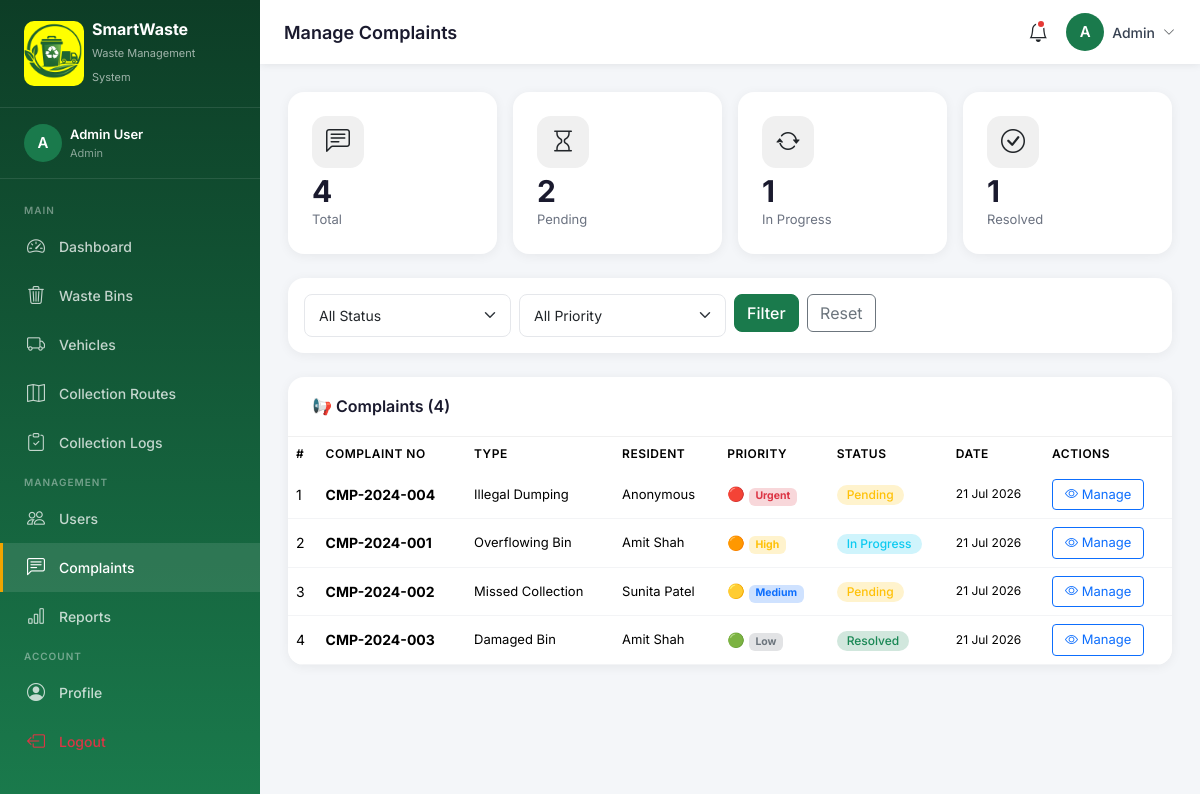
/admin/complaints.php (signed in), run on the app's committed database.
### tables this page shows
CREATE TABLE IF NOT EXISTS complaints (
    id INT AUTO_INCREMENT PRIMARY KEY,
    complaint_no VARCHAR(20) NOT NULL UNIQUE,
    resident_id INT,
    resident_name VARCHAR(100),
    resident_email VARCHAR(100),
    resident_phone VARCHAR(20),
    complaint_type ENUM('missed_collection', 'overflowing_bin', 'damaged_bin', 'odor', 'illegal_dumping', 'other') DEFAULT 'other',
    bin_id INT,
    location TEXT,
    description TEXT NOT NULL,
    priority ENUM('low', 'medium', 'high', 'urgent') DEFAULT 'medium',
    status ENUM('pending', 'in_progress', 'resolved', 'closed', 'rejected') DEFAULT 'pending',
    assigned_to INT,
    resolution_notes TEXT,
    resolved_at DATETIME,
    created_at TIMESTAMP DEFAULT CURRENT_TIMESTAMP,
    updated_at TIMESTAMP DEFAULT CURRENT_TIMESTAMP ON UPDATE CURRENT_TIMESTAMP,
    FOREIGN KEY (resident_id) REFERENCES users(id) ON DELETE SET NULL,
    FOREIGN KEY (bin_id) REFERENCES waste_bins(id) ON DELETE SET NULL,
    FOREIGN KEY (assigned_to) REFERENCES users(id) ON DELETE SET NULL
);

### admin/complaints.php (the view, shortened to what this page needs)
<?php
require_once '../includes/config.php';
$where = '1=1';
$complaints = $conn->query("
    SELECT c.*, u.full_name as assigned_name
    FROM complaints c
    LEFT JOIN users u ON c.assigned_to=u.id
    WHERE $where
    ORDER BY
        FIELD(c.priority,'urgent','high','medium','low'),
        c.created_at DESC
")->fetch_all(MYSQLI_ASSOC);
$collectors = $conn->query("SELECT id, full_name FROM users WHERE role IN ('collector','admin') AND status='active'")->fetch_all(MYSQLI_ASSOC);
include '../includes/header.php';
include '../includes/sidebar.php';
include '../includes/topbar.php';
?>
<div class="main-content">
<div class="content-area">
<div class="row g-3 mb-4">
    <?php
    $cStats = [
        ['label'=>'Total','icon'=>'chat-left-text','color'=>'primary','q'=>"SELECT COUNT(*) as c FROM complaints"],
        ['label'=>'Pending','icon'=>'hourglass','color'=>'warning','q'=>"SELECT COUNT(*) as c FROM complaints WHERE status='pending'"],
        ['label'=>'In Progress','icon'=>'arrow-repeat','color'=>'info','q'=>"SELECT COUNT(*) as c FROM complaints WHERE status='in_progress'"],
        ['label'=>'Resolved','icon'=>'check-circle','color'=>'success','q'=>"SELECT COUNT(*) as c FROM complaints WHERE status='resolved'"],
    ];
    foreach ($cStats as $cs):
        $cnt = $conn->query($cs['q'])->fetch_assoc()['c'];
    ?>
    <div class="col-6 col-md-3">
        <div class="stat-card">
            <div class="stat-icon mb-2" style="background:#f0f0f0"><i class="bi bi-<?= $cs['icon'] ?>"></i></div>
            <div class="stat-value"><?= $cnt ?></div>
            <div class="stat-label"><?= $cs['label'] ?></div>
        </div>
    </div>
    <?php endforeach; ?>
</div>
<div class="content-card p-3 mb-4">
    <form method="GET" class="row g-2">
        <div class="col-md-3">
            <select name="status" class="form-select">
                <option value="">All Status</option>
            </select>
        </div>
        <div class="col-md-3">
            <select name="priority" class="form-select">
                <option value="">All Priority</option>
            </select>
        </div>
        <div class="col-auto">
            <button class="btn btn-primary">Filter</button>
            <a href="complaints.php" class="btn btn-outline-secondary ms-1">Reset</a>
        </div>
    </form>
</div>
<div class="data-table">
    <div class="table-header">
        <h6>📢 Complaints (<?= count($complaints) ?>)</h6>
    </div>
    <div style="overflow-x:auto">
        <table class="table mb-0">
            <thead>
                <tr><th>#</th><th>Complaint No</th><th>Type</th><th>Resident</th><th>Priority</th><th>Status</th><th>Date</th><th>Actions</th></tr>
            </thead>
            <tbody>
                <?php foreach ($complaints as $i => $c):
                    $sc = ['pending'=>'warning','in_progress'=>'info','resolved'=>'success','closed'=>'secondary','rejected'=>'danger'];
                    $pc = ['low'=>'secondary','medium'=>'primary','high'=>'warning','urgent'=>'danger'];
                    $pEmoji = ['low'=>'🟢','medium'=>'🟡','high'=>'🟠','urgent'=>'🔴'];
                ?>
                <tr>
                    <td><?= $i+1 ?></td>
                    <td><strong><?= $c['complaint_no'] ?></strong></td>
                    <td style="font-size:13px"><?= ucwords(str_replace('_',' ',$c['complaint_type'])) ?></td>
                    <td style="font-size:13px"><?= htmlspecialchars($c['resident_name']) ?></td>
                    <td><?= $pEmoji[$c['priority']] ?> <span class="badge bg-<?= $pc[$c['priority']] ?>-subtle text-<?= $pc[$c['priority']] ?>"><?= ucfirst($c['priority']) ?></span></td>
                    <td><span class="badge bg-<?= $sc[$c['status']] ?>-subtle text-<?= $sc[$c['status']] ?> status-badge"><?= ucwords(str_replace('_',' ',$c['status'])) ?></span></td>
                    <td style="font-size:12px"><?= date('d M Y', strtotime($c['created_at'])) ?></td>
                    <td>
                        <button class="btn btn-sm btn-outline-primary" onclick='viewComplaint(<?= json_encode($c) ?>, <?= json_encode($collectors) ?>)'>
                            <i class="bi bi-eye"></i> Manage
                        </button>
                    </td>
                </tr>
                <?php endforeach; ?>
            </tbody>
        </table>
    </div>
</div>
</div>
</div>
<?php include '../includes/footer.php'; ?>

### includes/header.php (style rules this page uses)
:root { --primary: #1a7a4c; --primary-dark: #145c39; --primary-light: #e8f5ee; --secondary: #f0a500; --danger: #e53935; --sidebar-width: 260px; --header-height: 64px; }
* { font-family: 'Inter', sans-serif; }
body { background: #f4f6f9; }
.main-content { margin-left: var(--sidebar-width); padding-top: var(--header-height); min-height: 100vh; }
.content-area { padding: 28px 28px; }
.stat-card { background: #fff; border-radius: 16px; padding: 24px; box-shadow: 0 2px 12px rgba(0,0,0,0.06); border: none; transition: transform 0.2s, box-shadow 0.2s; position: relative; overflow: hidden; }
.stat-card .stat-icon { width: 52px; height: 52px; border-radius: 14px; display: flex; align-items: center; justify-content: center; font-size: 24px; }
.stat-card .stat-value { font-size: 30px; font-weight: 700; color: #1a1a2e; line-height: 1; }
.stat-card .stat-label { font-size: 13px; color: #6b7280; margin-top: 4px; }
.data-table { background: #fff; border-radius: 16px; box-shadow: 0 2px 12px rgba(0,0,0,0.06); overflow: hidden; }
.data-table .table-header { padding: 20px 24px; border-bottom: 1px solid #f0f0f0; display: flex; justify-content: space-between; align-items: center; }
.data-table .table-header h6 { font-weight: 600; color: #1a1a2e; margin: 0; }
table thead th { background: #f8fafc; font-size: 12px; font-weight: 600; text-transform: uppercase; letter-spacing: 0.5px; color: #6b7280; border: none; padding: 12px 16px; }
table tbody td { font-size: 14px; color: #374151; vertical-align: middle; padding: 12px 16px; border-color: #f3f4f6; }
.content-card { background: #fff; border-radius: 16px; box-shadow: 0 2px 12px rgba(0,0,0,0.06); border: none; }
.status-badge { padding: 4px 10px; border-radius: 20px; font-size: 12px; font-weight: 500; }
.form-control, .form-select { border-radius: 8px; border-color: #e5e7eb; font-size: 14px; padding: 10px 14px; }
.btn-primary { background: var(--primary); border-color: var(--primary); border-radius: 8px; font-weight: 500; }
.btn-sm { padding: 5px 12px; font-size: 13px; }

### data on the page
complaints: complaint_no "CMP-2024-004", complaint_type "Illegal Dumping", resident_name "Anonymous", priority "🔴", priority "Urgent", status "Pending", created_at "21 Jul 2026"
complaints: complaint_no "CMP-2024-001", complaint_type "Overflowing Bin", resident_name "Amit Shah", priority "🟠", priority "High", status "In Progress", created_at "21 Jul 2026"
complaints: complaint_no "CMP-2024-002", complaint_type "Missed Collection", resident_name "Sunita Patel", priority "🟡", priority "Medium", status "Pending", created_at "21 Jul 2026"
complaints: complaint_no "CMP-2024-003", complaint_type "Damaged Bin", resident_name "Amit Shah", priority "🟢", priority "Low", status "Resolved", created_at "21 Jul 2026"

### other printed values
substr($_SESSION['user_name'] ?? 'U', 0, 1) "A"
$_SESSION['user_name'] "Admin User"
$_SESSION['user_role'] "Admin"
$label "Dashboard Waste Bins Vehicles Collection Routes Collection Logs Users Complaints Reports Profile"
$pageTitle "Manage Complaints"
explode(' ', $_SESSION['user_name'] ?? 'User')[0] "Admin"
$cnt "4"
$cs['label'] "Total"
$cnt "2"
$cs['label'] "Pending"
$cnt "1"
$cs['label'] "In Progress"
$cs['label'] "Resolved"
count($complaints) "4"
